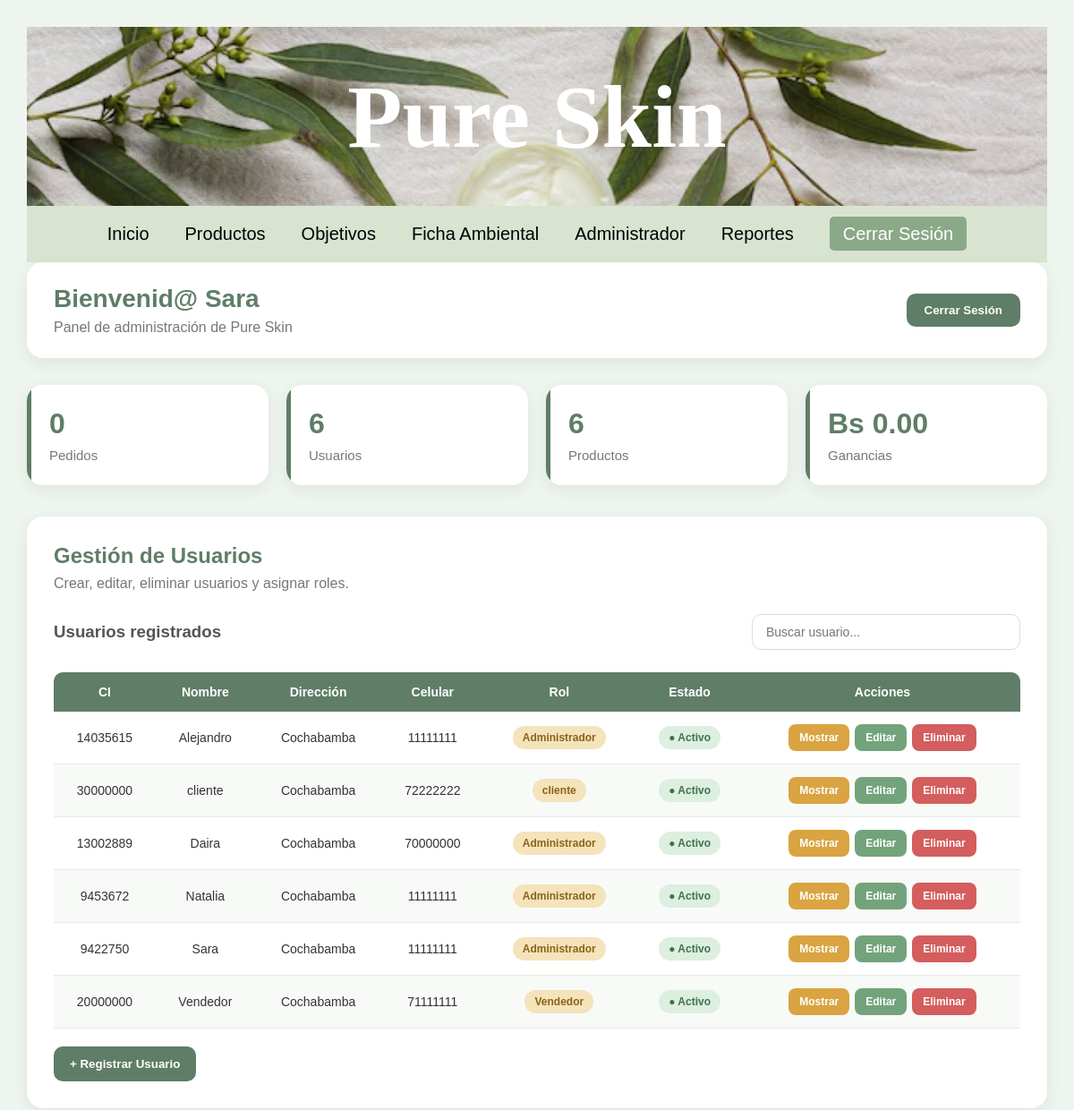
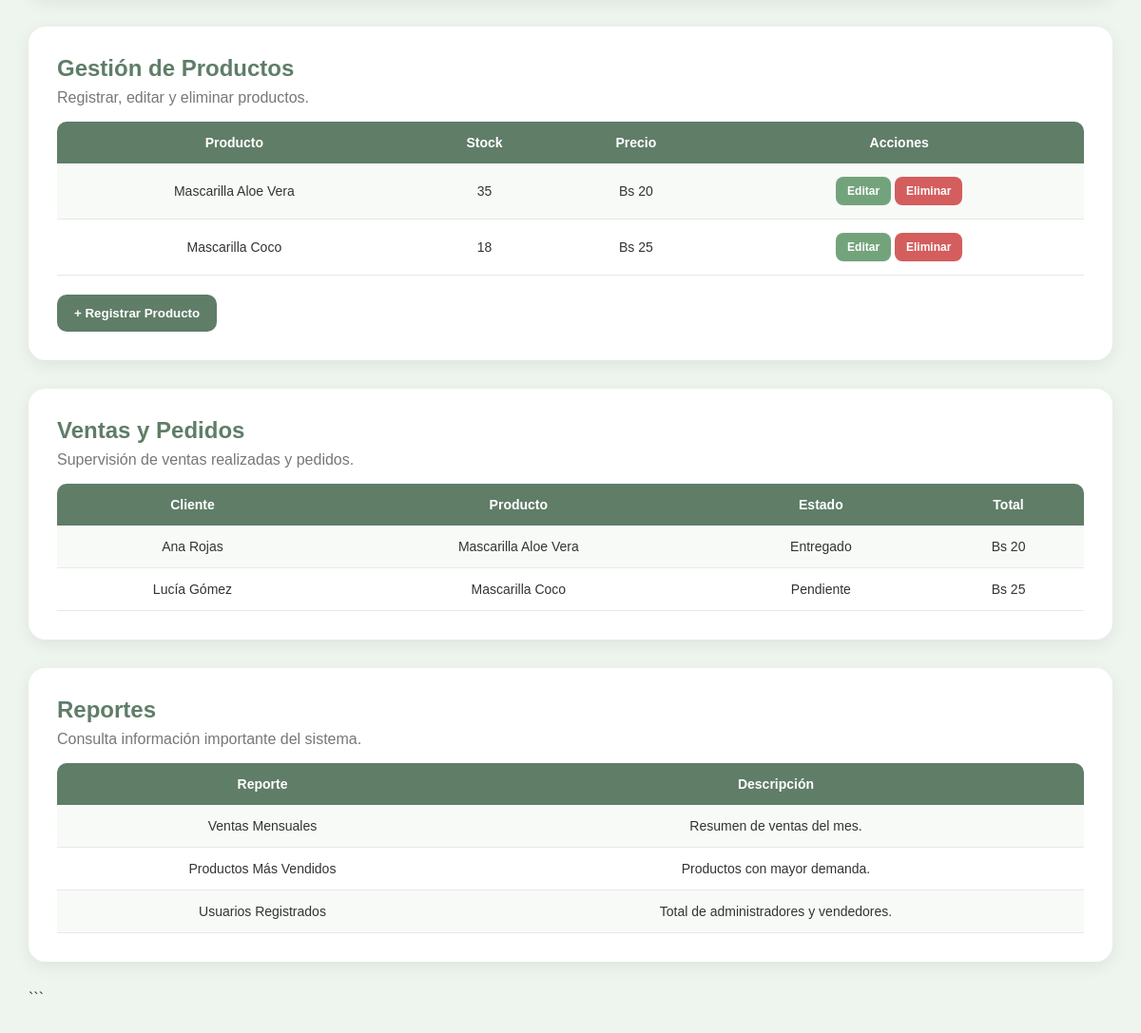
The page /PAGINA/administradornuevo.php (signed in) on the database its author committed (2 pictures, top to bottom).
### tables this page shows
CREATE TABLE IF NOT EXISTS usuario (
    ciusuario INT NOT NULL,
    Nombre VARCHAR(100) NOT NULL,
    Direccion VARCHAR(150) NOT NULL,
    Celular VARCHAR(20) NOT NULL,
    contrasena VARCHAR(255) NOT NULL,
    Rol VARCHAR(45) NOT NULL,
    Estado VARCHAR(45) NOT NULL,
    PRIMARY KEY (ciusuario)
);

### PAGINA/administradornuevo.php (the view, shortened to what this page needs)
<?php
include("../PAGINA/conexion.php");
include("../include/menu.php");
$sqlUsuarios = "SELECT COUNT(*) AS total FROM usuario";
$resultadoUsuarios = $conexion->query($sqlUsuarios);
$filaUsuarios = $resultadoUsuarios->fetch_assoc();
$totalUsuarios = $filaUsuarios['total'];
$sqlProductos = "SELECT COUNT(*) AS total FROM Productos";
$resultadoProductos = $conexion->query($sqlProductos);
$filaProductos = $resultadoProductos->fetch_assoc();
$totalProductos = $filaProductos['total'];
$sqlPedidos = "SELECT COUNT(*) AS total FROM Pedidos";
$resultadoPedidos = $conexion->query($sqlPedidos);
$filaPedidos = $resultadoPedidos->fetch_assoc();
$totalPedidos = $filaPedidos['total'];
$sqlGanancias = "SELECT COALESCE(SUM(CostoTotal),0) AS total
                 FROM Carrito c
                 INNER JOIN Pedidos p
                 ON p.idPedidos = c.Pedidos_idPedidos
                 WHERE p.Estado = 'Aceptado'";
$resultadoGanancias = $conexion->query($sqlGanancias);
$filaGanancias = $resultadoGanancias->fetch_assoc();
$ganancias = $filaGanancias['total'];
$sql = "SELECT * FROM usuario ORDER BY Nombre";
$resultado = $conexion->query($sql);
?>
<!DOCTYPE html>
<html lang="es">
<head>
</head>
<body>
<section class="bienvenida">
    <div>
        <h2>
            Bienvenid@ <?php echo $_SESSION['usuario']; ?>
        </h2>
        <p>
            Panel de administración de Pure Skin
        </p>
    </div>
    <a href="../logueo/logoul.php">
        <button class="cerrarsesion">
            Cerrar Sesión
        </button>
    </a>
</section>
<section class="contaduria">
    <div class="cajita">
        <h2>
            <?php echo $totalPedidos; ?>
        </h2>
        <p>
            Pedidos
        </p>
    </div>
    <div class="cajita">
        <h2>
            <?php echo $totalUsuarios; ?>
        </h2>
        <p>
            Usuarios
        </p>
    </div>
    <div class="cajita">
        <h2>
            <?php echo $totalProductos; ?>
        </h2>
        <p>
            Productos
        </p>
    </div>
    <div class="cajita">
        <h2>
            Bs <?php echo number_format($ganancias, 2); ?>
        </h2>
        <p>
            Ganancias
        </p>
    </div>
</section>
<section class="gestionusuario">
    <h2>
        Gestión de Usuarios
    </h2>
    <p>
        Crear, editar, eliminar usuarios y asignar roles.
    </p>
    <div class="encabezado-usuarios">
        <h3>
            Usuarios registrados
        </h3>
        <input
            type="text"
            id="buscador"
            class="buscador"
            placeholder="Buscar usuario..."
            onkeyup="buscarUsuario()"
        >
    </div>
    <div class="tabla-contenedor">
        <table id="tablaUsuarios">
            <thead>
                <tr>
                    <th>CI</th>
                    <th>Nombre</th>
                    <th>Dirección</th>
                    <th>Celular</th>
                    <th>Rol</th>
                    <th>Estado</th>
                    <th>Acciones</th>
                </tr>
            </thead>
            <tbody>
            <?php
            if($resultado->num_rows > 0){
                while($fila=$resultado->fetch_assoc()){
                    $ciusuario = $fila['ciusuario'];
                    echo "<tr>";
                    echo "<td>".$fila['ciusuario']."</td>";
                    echo "<td>".$fila['Nombre']."</td>";
                    echo "<td>".$fila['Direccion']."</td>";
                    echo "<td>".$fila['Celular']."</td>";
                    echo "<td>
                            <span class='rol-etiqueta'>
                                ".$fila['Rol']."
                            </span>
                          </td>";
                    if($fila['Estado'] == "Activo"){
                        echo "<td>
                                <span class='estado-activo'>
                                    ● Activo
                                </span>
                              </td>";
                    }else{
                        echo "<td>
                                <span class='estado-inactivo'>
                                    ● ".$fila['Estado']."
                                </span>
                              </td>";
                    }
                    echo "<td>
                            <div class='acciones'>
                                <a
                                    class='btn mostrar'
                                    href='../usuario/UsuarioRead.php?ciusuario=$ciusuario'
                                >
                                    Mostrar
                                </a>
                                <a
                                    class='btn editar'
                                    href='../usuario/UsuarioUpdateform.php?ciusuario=$ciusuario'
                                >
                                    Editar
                                </a>
                                <a
                                    class='btn eliminar'
                                    href='../usuario/UsuarioDelete.php?ciusuario=$ciusuario'
                                    onclick=\"return confirm('¿Seguro que deseas eliminar este usuario?');\"
                                >
                                    Eliminar
                                </a>
                            </div>
                          </td>";
                    echo "</tr>";
                }
            }else{
                echo "<tr>";
                echo "<td colspan='7' class='sin-resultados'>
                        No hay usuarios registrados.
                      </td>";
                echo "</tr>";
            }
            ?>
            </tbody>
        </table>
    </div>
    <a href="../usuario/UsuarioformCreate.php">
        <button class="registrar">
            + Registrar Usuario
        </button>
    </a>
</section>
<section class="gestionproductos">
    <h2>
        Gestión de Productos
    </h2>
    <p>
        Registrar, editar y eliminar productos.
    </p>
    <table>
        <tr>
            <th>Producto</th>
            <th>Stock</th>
            <th>Precio</th>
            <th>Acciones</th>
        </tr>
        <tr>
            <td>
                Mascarilla Aloe Vera
            </td>
            <td>
                35
            </td>
            <td>
                Bs 20
            </td>
            <td>
                <button class="btn editar">
                    Editar
                </button>
                <button class="btn eliminar">
                    Eliminar
                </button>
            </td>
        </tr>
        <tr>
            <td>
                Mascarilla Coco
            </td>
            <td>
                18
            </td>
            <td>
                Bs 25
            </td>
            <td>
                <button class="btn editar">
                    Editar
                </button>
                <button class="btn eliminar">
                    Eliminar
                </button>
            </td>
        </tr>
    </table>
    <button class="registrar">
        + Registrar Producto
    </button>
</section>
<section class="ventasypedido">
    <h2>
        Ventas y Pedidos
    </h2>
    <p>
        Supervisión de ventas realizadas y pedidos.
    </p>
    <table>
        <tr>
            <th>Cliente</th>
            <th>Producto</th>
            <th>Estado</th>
            <th>Total</th>
        </tr>
        <tr>
            <td>
                Ana Rojas
            </td>
            <td>
                Mascarilla Aloe Vera
            </td>
            <td>
                Entregado
            </td>
            <td>
                Bs 20
            </td>
        </tr>
        <tr>
            <td>
                Lucía Gómez
            </td>
            <td>
                Mascarilla Coco
            </td>
            <td>
                Pendiente
            </td>
            <td>
                Bs 25
            </td>
        </tr>
    </table>
</section>
<section class="reportes">
    <h2>
        Reportes
    </h2>
    <p>
        Consulta información importante del sistema.
    </p>
    <table>
        <tr>
            <th>Reporte</th>
            <th>Descripción</th>
        </tr>
        <tr>
            <td>
                Ventas Mensuales
            </td>
            <td>
                Resumen de ventas del mes.
            </td>
        </tr>
        <tr>
            <td>
                Productos Más Vendidos
            </td>
            <td>
                Productos con mayor demanda.
            </td>
        </tr>
        <tr>
            <td>
                Usuarios Registrados
            </td>
            <td>
                Total de administradores y vendedores.
            </td>
        </tr>
    </table>
</section>
</body>
</html>

### PAGINA/administradornuevo.php (style rules this page uses)
* { box-sizing:border-box; }
body { background:#eef5ee; font-family:Arial, sans-serif; margin:0; padding:30px; color:#333; }
.bienvenida { display:flex; justify-content:space-between; align-items:center; background:white; padding:25px 30px; border-radius:18px; margin-bottom:30px; box-shadow:0 5px 18px rgba(0,0,0,.07); }
.bienvenida h2 { color:#5f7d67; margin:0 0 7px 0; font-size:28px; }
.bienvenida p { margin:0; color:#777; }
.cerrarsesion { background:#5f7d67; color:white; border:none; padding:11px 20px; border-radius:10px; cursor:pointer; font-weight:bold; transition:.3s; }
.contaduria { display:grid; grid-template-columns:repeat(4,1fr); gap:20px; margin-bottom:35px; }
.cajita { background:white; padding:25px; border-radius:18px; box-shadow:0 5px 18px rgba(0,0,0,.07); transition:.3s; position:relative; overflow:hidden; }
.cajita::before { content:""; position:absolute; left:0; top:0; width:5px; height:100%; background:#5f7d67; }
.cajita h2 { color:#5f7d67; font-size:32px; margin:0 0 8px 0; }
.cajita p { margin:0; color:#777; font-size:15px; }
.gestionusuario, .gestionproductos, .ventasypedido, .reportes { background:white; padding:30px; border-radius:18px; margin-bottom:30px; box-shadow:0 5px 18px rgba(0,0,0,.07); }
.gestionusuario h2, .gestionproductos h2, .ventasypedido h2, .reportes h2 { color:#5f7d67; margin-top:0; margin-bottom:8px; }
.gestionusuario > p, .gestionproductos > p, .ventasypedido > p, .reportes > p { color:#777; margin-top:0; }
.encabezado-usuarios { display:flex; justify-content:space-between; align-items:center; gap:20px; margin-top:25px; margin-bottom:15px; }
.encabezado-usuarios h3 { margin:0; color:#555; }
.buscador { width:300px; padding:11px 15px; border:1px solid #d7dfd7; border-radius:10px; outline:none; font-size:14px; transition:.3s; }
.tabla-contenedor { width:100%; overflow-x:auto; }
table { width:100%; border-collapse:collapse; margin-top:10px; min-width:850px; }
th { background:#5f7d67; color:white; padding:14px 12px; text-align:center; font-size:14px; }
th:first-child { border-radius:10px 0 0 0; }
th:last-child { border-radius:0 10px 0 0; }
td { padding:14px 12px; text-align:center; border-bottom:1px solid #e5eae5; font-size:14px; }
tbody tr { transition:.2s; }
tbody tr:nth-child(even) { background:#f8faf8; }
.rol-etiqueta { display:inline-block; padding:6px 11px; border-radius:20px; font-size:12px; font-weight:bold; background:#f4e3bb; color:#8a6418; }
.estado-activo { display:inline-block; padding:6px 11px; border-radius:20px; background:#dcefe0; color:#42714c; font-size:12px; font-weight:bold; }
.acciones { display:flex; justify-content:center; gap:6px; }
button { border:none; cursor:pointer; font-family:Arial, sans-serif; }
.btn { padding:8px 12px; border-radius:8px; color:white; font-size:12px; font-weight:bold; text-decoration:none; display:inline-block; transition:.3s; }
.mostrar { background:#d9a441; }
.editar { background:#73a37b; }
.eliminar { background:#d45d5d; }
.registrar { background:#5f7d67; color:white; padding:12px 18px; border-radius:10px; font-weight:bold; margin-top:20px; transition:.3s; }

### rows shown on the page
usuario: ciusuario "14035615", Nombre "Alejandro", Direccion "Cochabamba", Celular "11111111", Rol "Administrador", Estado "● Activo"
usuario: ciusuario "30000000", Nombre "cliente", Direccion "Cochabamba", Celular "72222222", Rol "cliente", Estado "● Activo"
usuario: ciusuario "13002889", Nombre "Daira", Direccion "Cochabamba", Celular "70000000", Rol "Administrador", Estado "● Activo"
usuario: ciusuario "9453672", Nombre "Natalia", Direccion "Cochabamba", Celular "11111111", Rol "Administrador", Estado "● Activo"
usuario: ciusuario "9422750", Nombre "Sara", Direccion "Cochabamba", Celular "11111111", Rol "Administrador", Estado "● Activo"
usuario: ciusuario "20000000", Nombre "Vendedor", Direccion "Cochabamba", Celular "71111111", Rol "Vendedor", Estado "● Activo"

### other values the page prints
$_SESSION['usuario'] "Sara"
$totalPedidos "0"
$totalUsuarios "6"
$totalProductos "6"
$ganancias "0.00"
